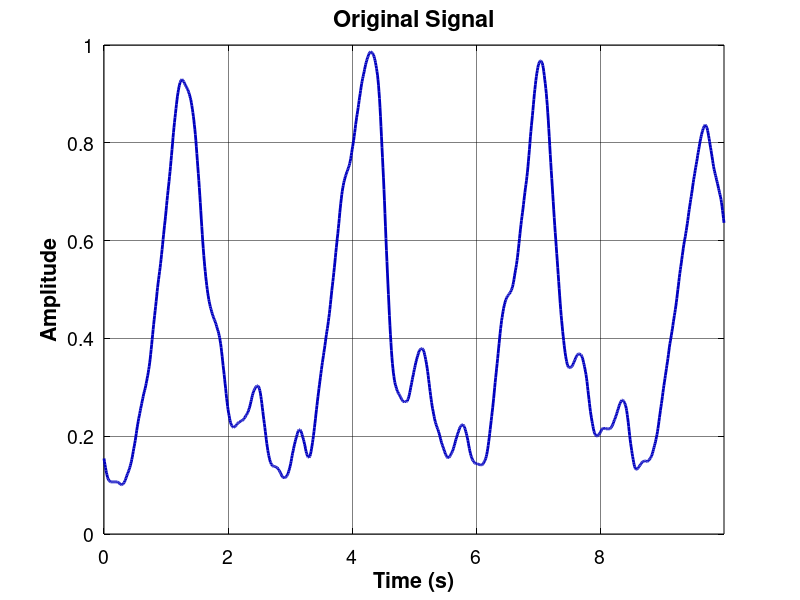
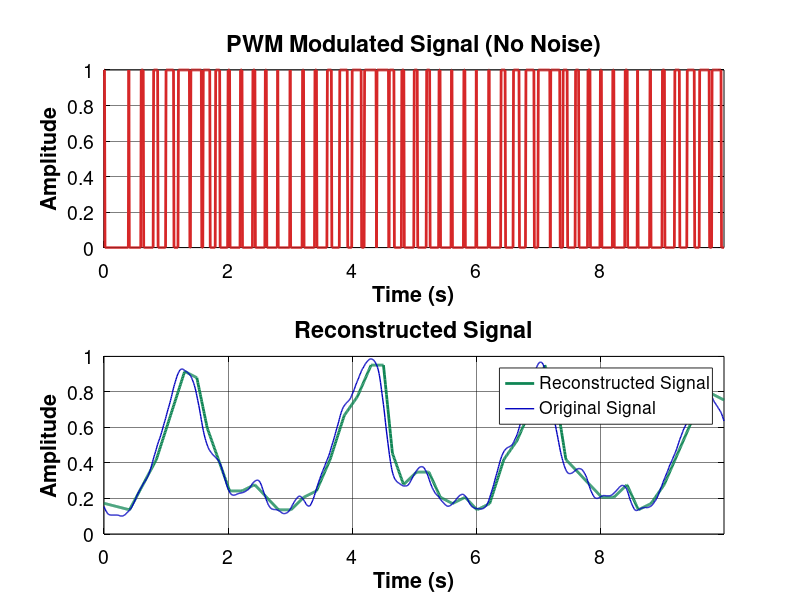

These figures' MATLAB source, in order:
%%%%%%%%%%%%%%%%%%%%%%%%%%%%%%%%%%%%%%%%%%%%%%%%%%%%%%%%%%%%%%%%
%                   Illustrating Simulation 9-6:               %
%                PWM Modulation for Biomedical Signal          %
%                                                              %
%        Book : Analog & Digital Communication Systems         %
%                   By: Dr.Farnaz Ghassemi                     %
%                     Chapter 9-Section                        %
%                                                              %
%   Version.3:             04/02/27---Dr.Ghassemi              %
%   Version.2:             03/09/03---Dr.Ghassemi              %
%   Version.1:             96/06/30---Dr.Ghassemi              %
%%%%%%%%%%%%%%%%%%%%%%%%%%%%%%%%%%%%%%%%%%%%%%%%%%%%%%%%%%%%%%%%
%%---------------------------------------------------------------
close all;
clear;
clc;
colors=[0,0,0;                       %1-Black
        0,0,0.75;                    %2-Blue
        214/255,39/255,40/255;       %3-Red
        15/255,133/255,84/255;       %4-Green
        118/255,78/255,159/255;      %5-Purple
        225/255,124/255,5/255;       %6-Orange
        56/255,166/255,165/255;      %7-Light Blue
        204/255,80/255,62/255;       %8-Light Red
        115/255,175/255,72/255;      %9-Light Green
        237/255,173/255,8/255;       %10-Light Orange
        148/255,52/255,110/255;      %11-Light Purple
        70/255,0,114/255;            %12-Dark Blue
        0,0.5,0.25                   %13-Green
        ];
grayColor = [0.5, 0.5, 0.5];
marks={'-';'--';':';'-.'};

% Set Text Font
set(0, 'DefaultTextFontName', 'Helvetica', 'DefaultTextFontSize', 18, 'DefaultTextFontWeight', 'bold', 'DefaultTextColor', 'black');

% Set default properties for titles, labels, and axes
set(groot, 'DefaultAxesFontName', 'Helvetica'); % Default font for axes
set(groot, 'DefaultAxesFontSize', 12); % Default font size for axes
set(groot, 'DefaultAxesTitleFontWeight', 'bold'); % Default title weight (optional)

% Set default properties for title font specifically
set(groot, 'DefaultAxesTitleFontSizeMultiplier', 1.2); % Adjust title font size relative to axes font size
set(groot, 'DefaultTextFontName', 'Helvetica'); % Default font for text objects

% Set default properties for all axes
set(groot, 'DefaultAxesFontSize', 14); % Set font size for all axes' tick labels
set(groot, 'DefaultAxesFontName', 'Helvetica'); % Set font for all axes' tick labels
%set(groot, 'DefaultAxesFontWeight', 'bold'); % Set font weight for all axes' tick labels
set(groot, 'DefaultAxesXColor', 'black'); % Set X-axis color
set(groot, 'DefaultAxesYColor', 'black'); % Set Y-axis color

% Set default properties for axes
set(groot, 'DefaultAxesGridLineStyle', '-'); % Default grid line style
set(groot, 'DefaultAxesGridColor', [0 0 0]); % Default grid color (black)
set(groot, 'DefaultAxesGridAlpha', 0.5); % Default grid opacity (fully opaque)
set(groot, 'DefaultAxesLineWidth', 0.5); % Default axes line width (affects grid lines too)

% Box Style for Axe
set(groot, 'DefaultAxesBox', 'on'); % Default: 'on' means axes have a box
%%---------------------------------------------------------------
%% Load signal
load('IP.mat'); 
fs = 125;       % Sampling frequency
IP=IP(1:10*fs);
t = (0:length(IP)-1)/fs;
t1=t;
%% Ask user for PWM rate (sampling of input signal for modulation)
pwm_rate = input('Enter the PWM rate (in samples/sec, e.g., 10): ');
Ts = 1/pwm_rate;
samples_per_symbol = round(fs * Ts);  % Samples per PWM pulse
n_symbols = floor(length(IP) / samples_per_symbol);
IP_sampled = IP(1:n_symbols * samples_per_symbol); % Trim
t = t(1:length(IP_sampled));
% Normalize signal to [0, 1]
IP_norm = (IP - min(IP)) / (max(IP) - min(IP));
%% Ask user whether to add channel noise
add_noise = input('Do you want to add channel noise? (y/n): ', 's');
add_noise = lower(add_noise); % Case insensitive

if add_noise == 'y'
    snr_dB = input('Enter SNR for the channel (in dB, e.g., 20): ');
    noise_enabled = true;
else
    noise_enabled = false;
end

%% Generate PWM signal
pwm_signal = zeros(1, length(IP));
for k = 1:n_symbols
    idx_start = (k-1)*samples_per_symbol + 1;
    idx_end = idx_start + samples_per_symbol - 1;
    pulse_width = round(IP_norm(idx_start) * samples_per_symbol);
    pwm_signal(idx_start : idx_start + pulse_width - 1) = 1;
    pwm_signal(idx_start + pulse_width : idx_end) = 0;
end

%% Optional: Add noise
if noise_enabled
    signal_power = mean(pwm_signal.^2);
    snr_linear = 10^(snr_dB/10);
    noise_power = signal_power / snr_linear;
    noise = sqrt(noise_power) * randn(size(pwm_signal));
    pwm_noisy = pwm_signal + noise;
else
    pwm_noisy = pwm_signal;
end

%% PWM reconstruction
threshold = 0.5;
pwm_bin = pwm_signal > threshold;
% Detect rising and falling edges
edges = diff([0 pwm_bin 0]);
start_indices = find(edges == 1);
end_indices = find(edges == -1);

n_pulses = min(length(start_indices), length(end_indices));
amplitudes = zeros(1, n_pulses);
pulse_times = zeros(1, n_pulses);
max_width = samples_per_symbol;

for i = 1:n_pulses
    width = end_indices(i) - start_indices(i);
    amplitudes(i) = min(width / max_width, 1); % Ensure max=1
    pulse_times(i) = (start_indices(i) + end_indices(i)) / 2 / fs;
end

% Interpolate to match original time
reconstructed = interp1(pulse_times, amplitudes, t, 'linear', 'extrap');
reconstructed = reconstructed * (max(IP) - min(IP)) + min(IP); % Denormalize

%% Plotting
figure;
tlim = [0 t(end)];
plot(t1, IP, 'Color', colors(2,:), 'LineWidth', 2);
title('Original Signal');
xlabel('Time (s)'); ylabel('Amplitude'); grid on;
xlim(tlim);
figure
if noise_enabled
    subplot(3,1,1);
    plot(t1, pwm_signal, 'Color', colors(3,:), 'LineWidth', 2);
    title('PWM Modulated Signal');
    xlabel('Time (s)'); ylabel('Amplitude'); grid on;
    xlim(tlim);
    
    subplot(3,1,2);
    plot(t1, pwm_noisy, 'Color', colors(5,:), 'LineWidth', 2);
    if noise_enabled
        title(['Noisy PWM Signal (SNR = ' num2str(snr_dB) ' dB)']);
    else
        title('PWM Signal (No Noise)');
    end
    xlabel('Time (s)'); ylabel('Amplitude'); grid on;
    xlim(tlim);
    
    subplot(3,1,3);
    plot(t, reconstructed, 'Color', colors(4,:), 'LineWidth', 2);
    hold on
    plot(t1, IP, 'Color', colors(2,:), 'LineWidth', 1.5);
    legend ('Reconstructed Signal','Original Signal');
    title('Reconstructed Signal');
    xlabel('Time (s)'); ylabel('Amplitude'); grid on;
    xlim(tlim);
else
    subplot(2,1,1);
    plot(t1, pwm_signal, 'Color', colors(3,:), 'LineWidth', 2);
    title('PWM Modulated Signal (No Noise)');
    xlabel('Time (s)'); ylabel('Amplitude'); grid on;
    xlim(tlim);
      
    subplot(2,1,2);
    plot(t, reconstructed, 'Color', colors(4,:), 'LineWidth', 2);
    hold on
    plot(t1, IP, 'Color', colors(2,:), 'LineWidth', 1);
    legend ('Reconstructed Signal','Original Signal');
    title('Reconstructed Signal');
    xlabel('Time (s)'); ylabel('Amplitude'); grid on;
    xlim(tlim);
end
